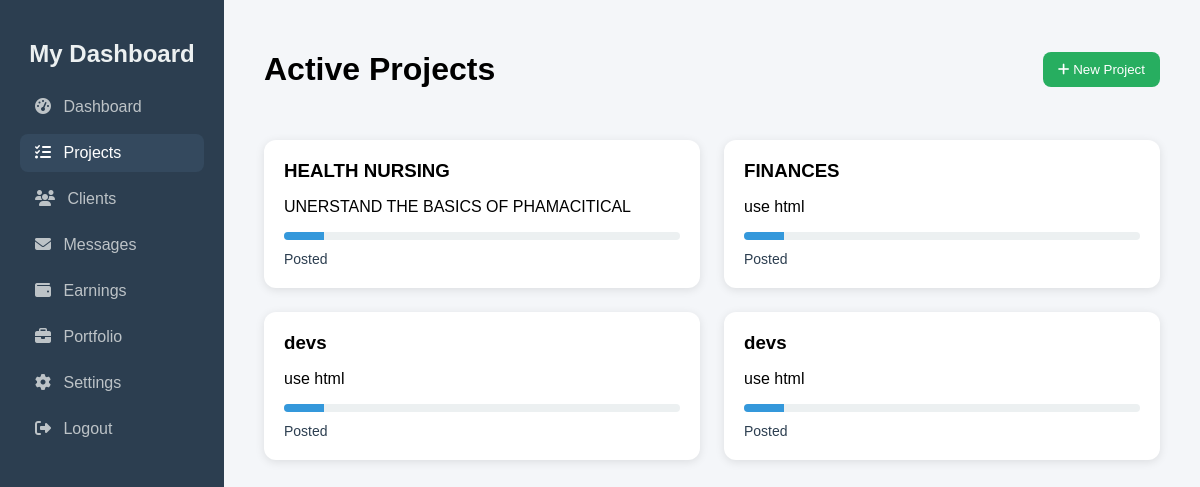
Page /users/projects/ (signed in) on the committed database.
### jobs/models.py (models this page shows, shortened)
class Job(models.Model):
    class Status(models.TextChoices):
        POSTED = 'POSTED', 'Posted'
        IN_PROGRESS = 'IN_PROGRESS', 'In Progress'
        COMPLETED = 'COMPLETED', 'Completed'
        ARCHIVED = 'ARCHIVED', 'Archived'
    poster = models.ForeignKey(
        User,
        on_delete=models.CASCADE,
        related_name='jobs_posted'
    )
    assignee = models.ForeignKey(
        User,
        on_delete=models.SET_NULL,
        null=True,
        blank=True,
        related_name='jobs_assigned'
    )
    title = models.CharField(max_length=200)
    description = models.TextField()
    department = models.CharField(max_length=120)
    unit = models.CharField(max_length=120, blank=True)
    price = models.DecimalField(max_digits=10, decimal_places=2)
    deadline = models.DateField()
    status = models.CharField(
        max_length=20,
        choices=Status.choices,
        default=Status.POSTED,
        db_index=True
    )
    is_active = models.BooleanField(default=True)
    created_at = models.DateTimeField(auto_now_add=True)
    updated_at = models.DateTimeField(auto_now=True)
    class Meta:
        indexes = [
            models.Index(fields=['status']),
            models.Index(fields=['deadline']),
        ]
        ordering = ['-created_at']

### users/views.py (the view, shortened to what this page needs)
# urls.py: path('projects/', views.projects, name='projects'),
@login_required
def projects(request):
    user = request.user
    jobs_qs = (
        Job.objects
        .filter(models.Q(assignee=user) | models.Q(poster=user))
        .order_by('-updated_at')
    )
    def status_to_progress(status):
        if status == Job.Status.COMPLETED:
            return 100
        if status == Job.Status.IN_PROGRESS:
            return 60
        if status == Job.Status.POSTED:
            return 10
        return 0
    user_projects = [
        {
            'title': p.title,
            'description': p.description,
            'progress': p.progress,
            'status': p.status,
        }
        for p in UserProject.objects.filter(owner=user)
    ]
    projects = [
        {
            'title': job.title,
            'description': job.description[:160] + ('…' if len(job.description) > 160 else ''),
            'progress': status_to_progress(job.status),
            'status': job.get_status_display(),
        }
        for job in jobs_qs
    ]
    all_projects = user_projects + projects
    return render(request, 'users/dashboardfiles/projects.html', {'projects': all_projects})

### users/templates/users/dashboardfiles/projects.html (shortened to what this page needs)
{% load static %}
<!DOCTYPE html>
<html lang="en">
<head>
    <link rel="stylesheet" href="https://cdnjs.cloudflare.com/ajax/libs/font-awesome/6.4.0/css/all.min.css">
</head>
<body>
    <div class="dashboard-container">
        <aside class="sidebar">
            <h2>My Dashboard</h2>
            <nav class="sidebar-nav">
                <a href="{% url 'users:dashboard' %}" class="nav-item"><i class="fas fa-tachometer-alt"></i> Dashboard</a>
                <a href="{% url 'users:projects' %}" class="nav-item active"><i class="fas fa-tasks"></i> Projects</a>
                <a href="{% url 'users:clients' %}" class="nav-item"><i class="fas fa-users"></i> Clients</a>
                <a href="{% url 'users:messages' %}" class="nav-item"><i class="fas fa-envelope"></i> Messages</a>
                <a href="{% url 'users:earnings' %}" class="nav-item"><i class="fas fa-wallet"></i> Earnings</a>
                <a href="{% url 'users:portfolio' %}" class="nav-item"><i class="fas fa-briefcase"></i> Portfolio</a>
                <a href="{% url 'users:settings' %}" class="nav-item"><i class="fas fa-cog"></i> Settings</a>
                <a href="{% url 'users:logout' %}" class="nav-item"><i class="fas fa-sign-out-alt"></i> Logout</a>
            </nav>
        </aside>
        <main class="main-content">
            <header>
                <h1>Active Projects</h1>
                <button class="add-btn" id="openProjectModal"><i class="fas fa-plus"></i> New Project</button>
            </header>
            <section class="projects-grid">
                {% for project in projects %}
                <div class="project-card">
                    <h3>{{ project.title }}</h3>
                    <p>{{ project.description }}</p>
                    <div class="progress-bar">
                        <div class="progress" style="width: {{ project.progress }}%;"></div>
                    </div>
                    <span class="status">{{ project.status }}</span>
                </div>
                {% empty %}
                <p class="no-projects">No projects found.</p>
                {% endfor %}
            </section>
        </main>
    </div>
</body>
</html>

### users/templates/users/dashboardfiles/projects.html (style rules this page uses)
body { font-family: 'Poppins', sans-serif; margin: 0; background-color: #f4f6f9; display: flex; min-height: 100vh; }
.dashboard-container { display: flex; width: 100%; }
.sidebar { width: 230px; background-color: #2c3e50; color: white; padding: 20px; }
.sidebar h2 { text-align: center; margin-bottom: 20px; color: #ecf0f1; }
.sidebar-nav { display: flex; flex-direction: column; }
.nav-item { color: #bdc3c7; text-decoration: none; padding: 10px 15px; border-radius: 8px; margin-bottom: 8px; transition: background 0.3s; }
.nav-item:hover, .nav-item.active { background-color: #34495e; color: #fff; }
.nav-item i { margin-right: 8px; }
.main-content { flex-grow: 1; padding: 30px 40px; box-sizing: border-box; width: 100%; }
header { display: flex; justify-content: space-between; align-items: center; }
.add-btn { background-color: #27ae60; border: none; color: white; padding: 10px 15px; border-radius: 8px; cursor: pointer; font-weight: 500; transition: 0.3s; }
.projects-grid { display: grid; grid-template-columns: repeat(auto-fill, minmax(340px, 1fr)); gap: 24px; margin-top: 30px; }
.project-card { background: #fff; border-radius: 12px; padding: 20px; box-shadow: 0 2px 10px rgba(0,0,0,0.1); }
.project-card h3 { margin: 0 0 10px; }
.progress-bar { background: #ecf0f1; border-radius: 10px; height: 8px; margin: 10px 0; overflow: hidden; }
.progress { background: #3498db; height: 100%; }
.status { font-size: 14px; color: #2c3e50; }

### rows in the picture
Job: title "HEALTH NURSING", description "UNERSTAND THE BASICS OF PHAMACITICAL"
Job: title "FINANCES", description "use html"
Job: title "devs", description "use html"
Job: title "devs", description "use html"

### other values in the picture
{{ project.status }} "Posted" "Posted" "Posted" "Posted"
